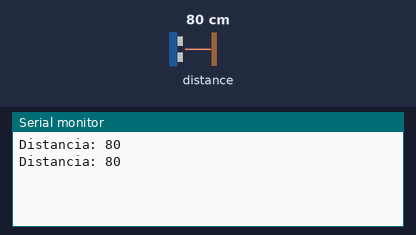
The sketch below on a simulated ESP8266 (NodeMCU). On the bench: the last lines printed to the serial monitor. The inputs (shaded band) are chosen by the test bench; at power-on: distance to the obstacle 80 cm.

Above: at 1.8 s.
1.9 s: distance to the obstacle set to 2 cm
At 2.8 s:
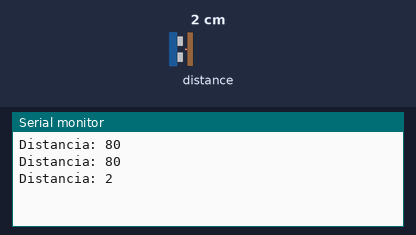
3.4 s: distance to the obstacle set to 4 cm
At 4.8 s:
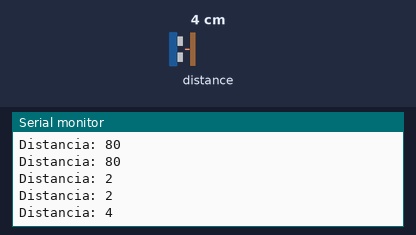
Timing chart, 0 to 6.4 s (numbered marks = the images above; inputs shaded):
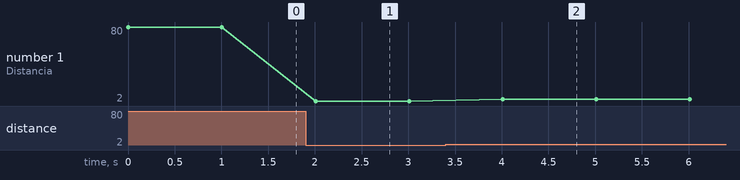

The sketch:

esp8266_ultrasonico_simples.ino
```cpp
#include <Ultrasonic.h> // Declaração de biblioteca

Ultrasonic ultrasonic(D4, D3);

void setup() {
  Serial.begin(9600);
}

void loop() {
  Serial.print("Distancia: ");
  Serial.println(ultrasonic.distanceRead());
  delay(1000);
}
```

Measured:
- after the input at 1.9 s, the serial monitor: prints a new line after 0.11 s (image 1)
- after the input at 3.4 s, the serial monitor: prints a new line after 0.61 s (image 2)
- plotted number 1: 80 → 2 after the input at 1.9 s, 2 → 4 after the input at 3.4 s
